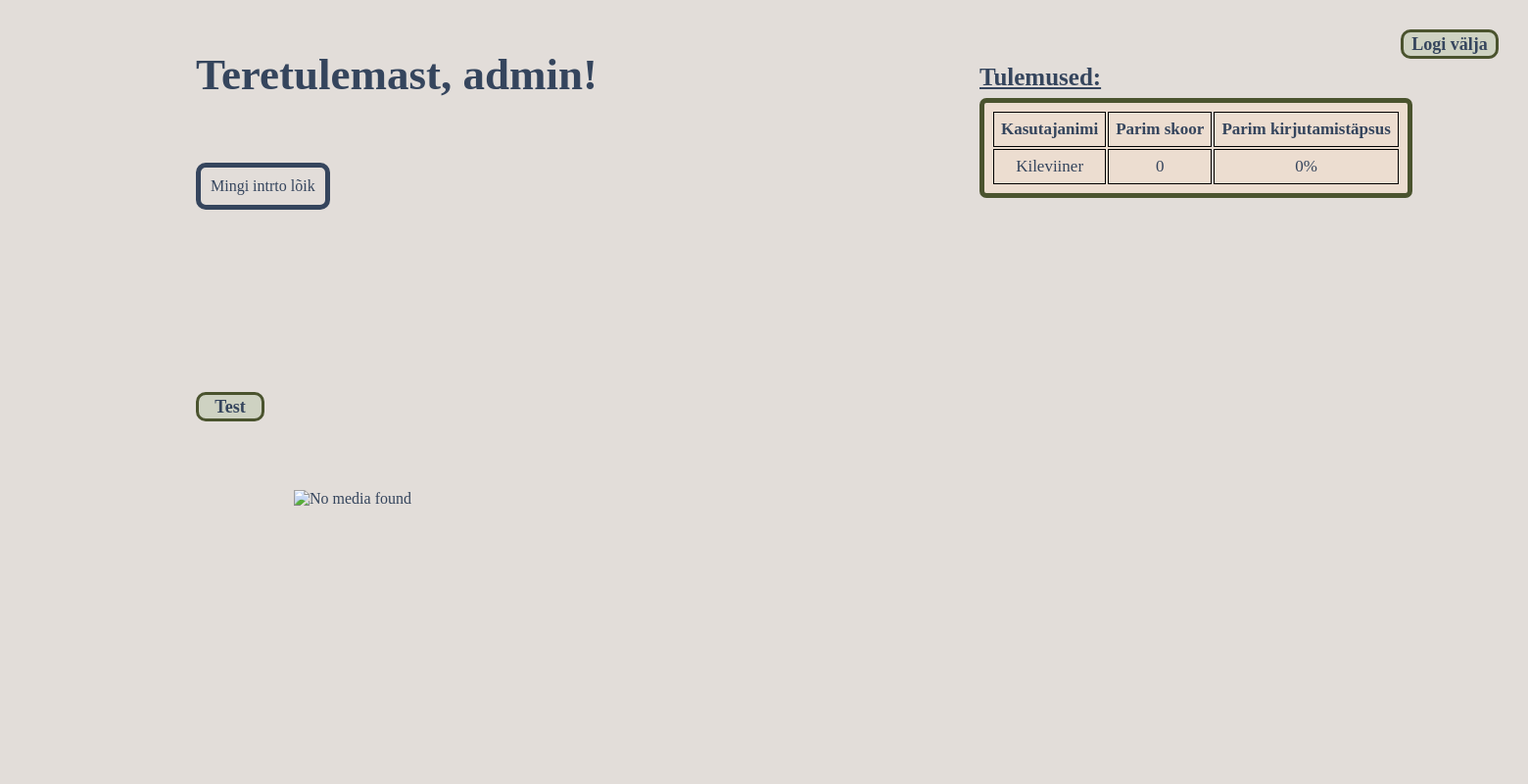
The page /home/ (signed in) on the database as committed earlier.
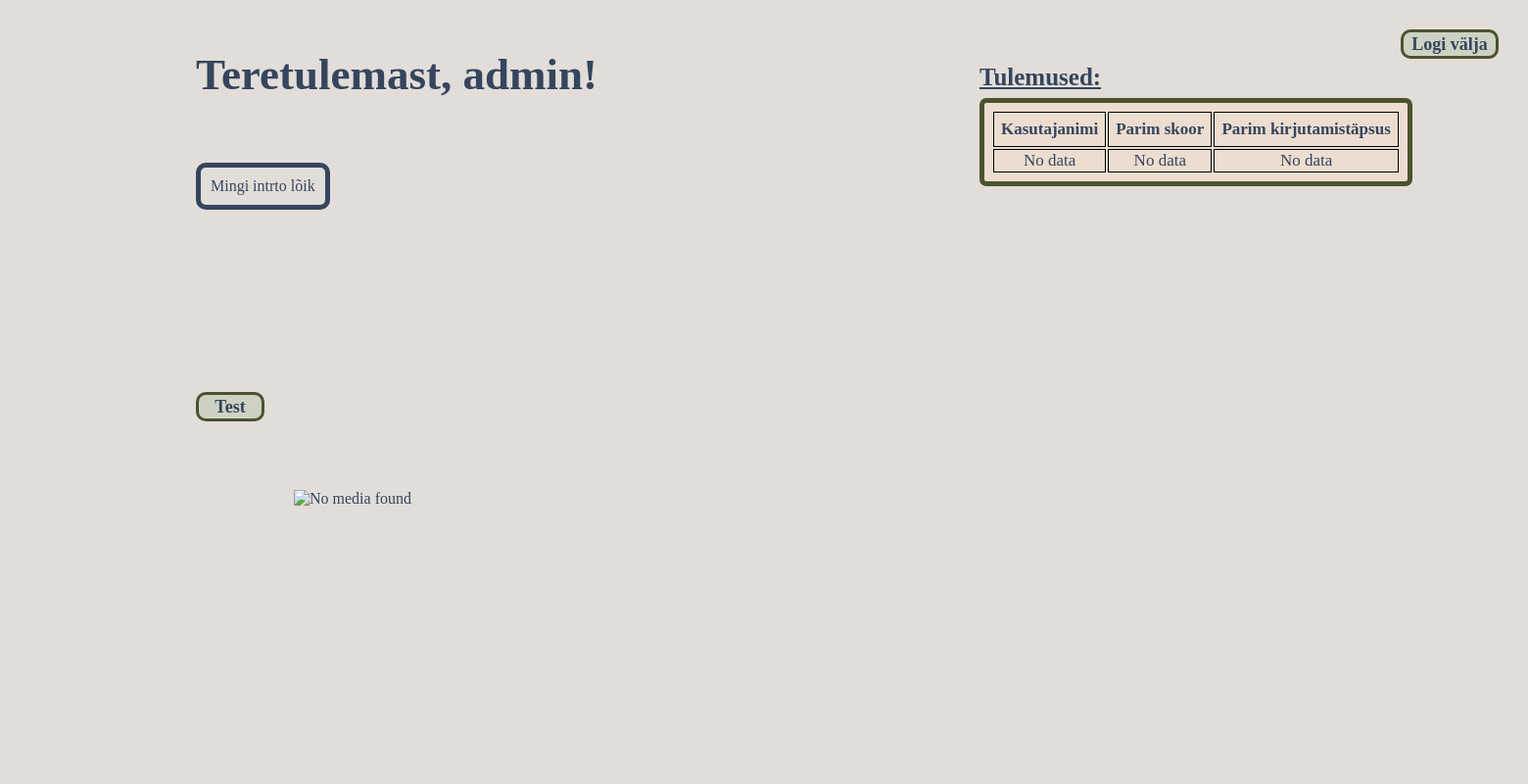
The same page on the database as committed later.
### register/models.py (models this page shows)
class Member(models.Model):
    name = models.CharField(max_length=255)
    top_score = models.IntegerField(default=0)
    top_accuracy = models.IntegerField(default=0)

### home/views.py (the view)
# urls.py: path('home/', mainview, name="mainview"),
def mainview(request):
    if request.user.is_authenticated:
        return render(request, 'home/home.html', {'members': Member.objects.all().values()})
    else:
        return redirect('/login')

### home/templates/home/home.html (shortened to what this page needs)
<!DOCTYPE html>
<html lang="en">
    <body class="body">
        <head>
            <div>
                <h1 style="position: absolute; left: 200px; top: 20px; font-size: 45px;">
                    Teretulemast, {{ user.username }}!
                </h1>
            </div>
            <p style="position: absolute; left: 200px; top: 150px; border: 5px solid #35455D; border-radius: 10px; padding: 10px;">
                Mingi intrto lõik
            </p>
            <img src="https://www.cartoonbrew.com/wp-content/uploads/shrekexposed-300x284.jpg" alt="No media found" style="height: 284px; width: 300px; position: absolute; left: 300px; top: 500px;"/>
            <div>
                <form method="post" action="/test/" class="center">
                        <button type="submit" class="button" style="position: absolute; left: 200px; top: 400px;">Test</button>
                </form>
            </div>
            <div>
                <form action="/logout/">
                    <button type="submit" class="button" style="position: absolute; right: 30px; top: 30px; width: 100px;">Logi välja</button>
                </form>
            </div>
            <h3 style="position:absolute; top: 40px; left: 1000px; font-weight: bold; font-size: 25px;">
               <u>Tulemused:</u>
            </h3>
            <div style="position: absolute; left: 1000px; top: 100px; width: 700px;">
                <table style="border: 5px solid #4a532e; border-radius: 7px; padding: 7px; font-size: 17px;">
                    <tr>
                        <th style="padding: 7px;">Kasutajanimi</th>
                        <th style="padding: 7px;">Parim skoor</th>
                        <th style="padding: 7px;">Parim kirjutamistäpsus</th>
                    </tr>
                    {% if members %}
                        {% for member in members %}
                            <tr>
                                <td style="padding: 7px;">{{ member.name }}</td>
                                <td style="padding: 7px;">{{ member.top_score }}</td>
                                <td style="padding: 7px;">{{ member.top_accuracy }}%</td>
                            </tr>
                        {% endfor %}
                    {% else %}
                    <tr>
                        <td>No data</td>
                        <td>No data</td>
                        <td>No data</td>
                    </tr>
                    {% endif %}
                </table>
            </div>
        </head>
    </body>
</html>

Rows that differ between the two databases and show on the page:
removed Member: name "Kileviiner", top_score "0", top_accuracy "0"
Other text that changed with them:
text now shown: "No data No data No data"
